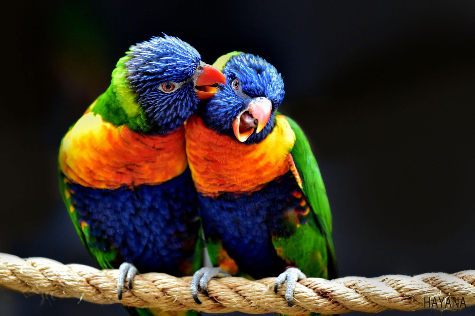
#> input picture Tutorials/Tutorial4_part1/bird.png, 475 x 316 px; the run also reads 1 picture not shown here
$ jupyter execute Tutorial4_part1.ipynb
#> lines starting #> are read from the running program, lines starting #| are printed output that depends on the picture; after the words box and inside, x2 and y2 are one past the last pixel; in counts of white or black regions, pixels touching at a corner belong together
# ECSE415 - Intro to Computer Vision
## Tutorial 4 - Feature Detection in OpenCV

## Histograms
- Image histograms refers to a histogram of the pixel intensity values of an image.
- A graph showing the number of pixels in an image at each different intensity value.
- For 8-bit grayscale there are 256 different possible intensities, thus the histogram will display the distribution of pixels amongst these values.
- Histograms of RGB images can be shown as either individual histograms of red, green and blue channels.
- Or a 3-D histogram with the three axes representing red, blue and green.

[cell 1]
####################
# IMAGE HISTOGRAMS #
####################
import cv2
import numpy as np
import matplotlib.pyplot as plt

# load the image
img = cv2.imread("bird.png")
#> img is the input picture: shape (316, 475, 3); mean B, G, R 39.5, 49.9, 58.9

# convert to grayscale
img_gray = cv2.cvtColor(img, cv2.COLOR_BGR2GRAY)
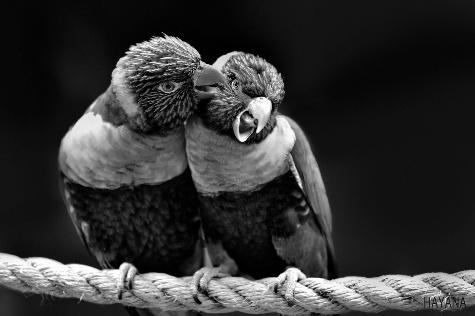
#> img_gray: shape (316, 475); min 0, max 255, mean 51.4

# compute histogram for grayscale image
# cv2.calcHist(image, channels, mask, histSize, ranges)
hist_gray = cv2.calcHist([img_gray], [0], None, [256], [0,256])
#> hist_gray = 256 values, max 10220 at index 17, min 7 at index 255, mean 586.3

# compute histogram for each RGB channel

hist_color = []
for i in range(0, img.shape[2]):
    hist_color.append(cv2.calcHist([img], [i], None, [256], [0,256]))
#> after the loop, hist_color = 3 items

print("Image pixel count = " + str(img.shape[0]*img.shape[1]))
#| Image pixel count = 150100
print("hist_gray pixel count = " + str(sum(hist_gray)))
#| hist_gray pixel count = [150100.]
print("hist_color[R] pixel count = " + str(sum(hist_color[0])))
#| hist_color[R] pixel count = [150100.]
print("hist_color[G] pixel count = " + str(sum(hist_color[1])))
#| hist_color[G] pixel count = [150100.]
print("hist_color[B] pixel count = " + str(sum(hist_color[2])))
#| hist_color[B] pixel count = [150100.]

# convert to RGB
img = cv2.cvtColor(img, cv2.COLOR_BGR2RGB)

# display image
plt.figure(figsize=(15,15))
plt.subplot(121), plt.imshow(img_gray, cmap="gray")
plt.title("Image Gray"), plt.xticks([]), plt.yticks([])
plt.subplot(122), plt.imshow(img)
plt.title("Image RGB"), plt.xticks([]), plt.yticks([])
plt.show()
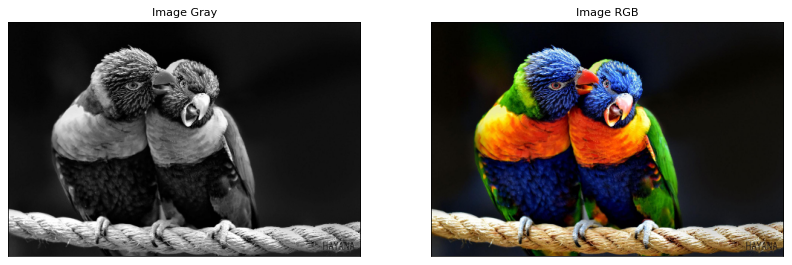
#> figure drawn by matplotlib, 2 panels

plt.figure(figsize=(15,5))
plt.subplot(121), plt.plot(hist_gray)
plt.title("Grayscale Histogram"), plt.xlim([0, 256])
plt.subplot(122)
colors = ['r', 'g', 'b']
for i in range(0, img.shape[2]):
    plt.plot(hist_color[i], color=colors[i])
plt.title("RGB Histogram"), plt.xlim([0,256])
plt.show()
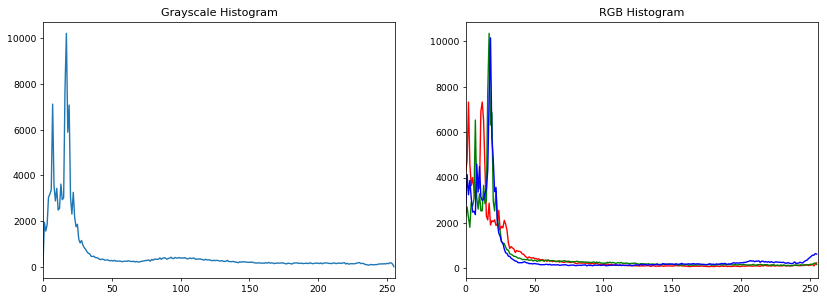
#> figure drawn by matplotlib, 2 panels; panel 1: curve peaks at x = 17, y = 10220; panel 2: curve peaks at x = 12, y = 7331; panel 2: curve peaks at x = 17, y = 10357; panel 2: curve peaks at x = 18, y = 10157


# [15 lines of commented-out code are left out]

## Template Matching
- A technique used in computer vision for finding a sub-image of a target image which matches a template image.
- Technique is used widely in object detection such as,
- Manufacturing (as a part of quality control),
- Robotics (a way to navigate)
- Medical imaging (finding abnormalities),
- Or as a way to detect edges in images.

[cell 2]
#####################
# TEMPLATE MATCHING #
#####################

# load image
img = cv2.imread("board.png")
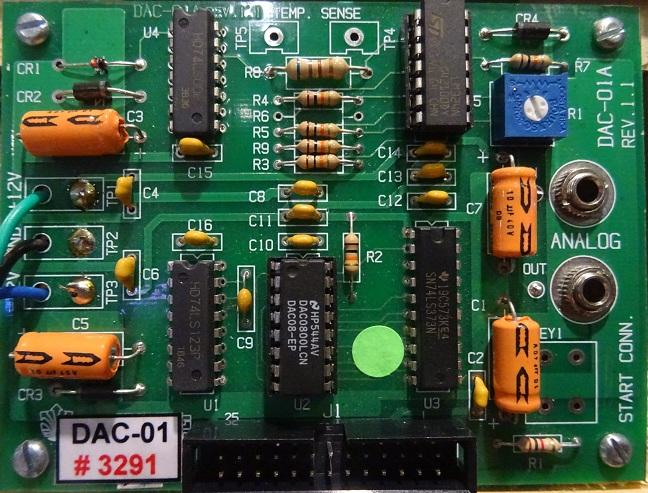
#> input picture Tutorials/Tutorial4_part1/board.png, 648 x 493 px
#> img is the input picture: shape (493, 648, 3); mean B, G, R 65.2, 85.9, 59.8
img = cv2.cvtColor(img, cv2.COLOR_BGR2RGB)
# create copy
img_disp = img.copy()

# Read a template from one of the resistors
temp = cv2.imread("template.png")
temp = cv2.cvtColor(temp, cv2.COLOR_BGR2RGB)

ht, wt = temp.shape[0:2]
#> ht = 17; wt = 44

# apply template matching
# cv2.matchTemplate(image, templ, method) → result
res = cv2.matchTemplate(img, temp, cv2.TM_CCOEFF_NORMED)
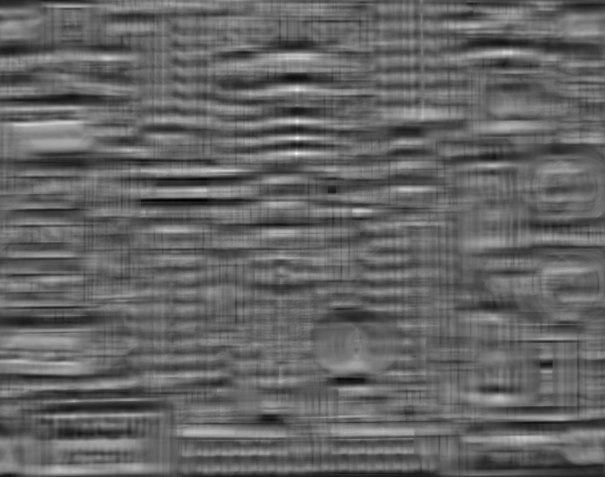
#> res: shape (477, 605) float32; min -0.654, max 1, mean 0.00125; drawn with min black and max white

# set a threshold
thres = 0.8
# find all points above threshold
loc = np.where(res >= thres)
#> loc = 13 positions, rows 89 to 154, columns 295 to 298
# loop though the points
for pt in zip(*loc[::-1]):
    # cv2.rectangle(img, pt1, pt2, color[, thickness[, lineType[, shift]]]) → None
    cv2.rectangle(img_disp, pt, (pt[0]+wt, pt[1]+ht), (255,255,0), 5)
#> this loop made 13 passes
#> pt on passes 1 to 12: (296, 89), (297, 89), (296, 121), (297, 121), (297, 137), (296, 138), (297, 138), (298, 138), (296, 152), (295, 153), (296, 153), (297, 153)
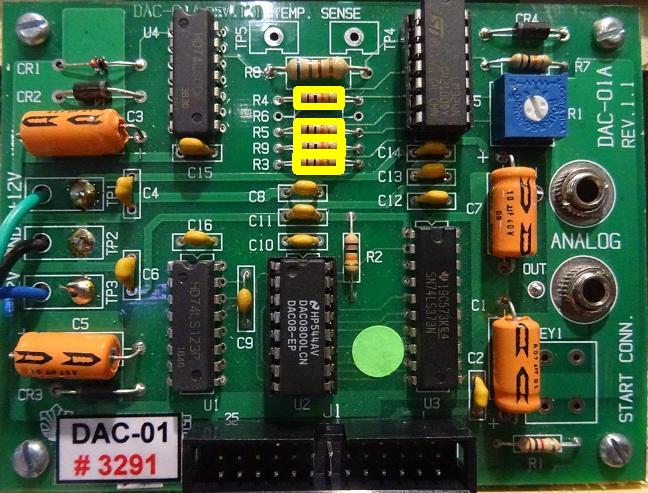
#> img_disp: shape (493, 648, 3); mean R, G, B 61.4, 87.5, 64.5

# display images
plt.figure(figsize=(20,20))
plt.subplot(131), plt.imshow(img)
plt.title("Input Image"), plt.xticks([]), plt.yticks([])
plt.subplot(132), plt.imshow(temp)
plt.title("Template Image"), plt.xticks([]), plt.yticks([])
plt.subplot(133), plt.imshow(img_disp)
plt.title("Matched Image"), plt.xticks([]), plt.yticks([])
plt.show()
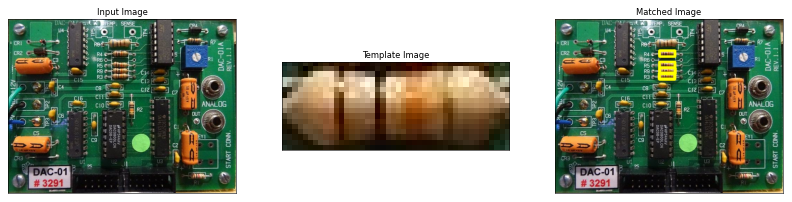
#> figure drawn by matplotlib, 3 panels

## Detour on Zip

[cell 3]
#######
# ZIP #
#######
x=[1,2,3,7]
y=[4,5,6,9]
for pt in zip(x,y):
    print(pt)

## Feature Detection and Description

[cell 4]
##########################
# HARRIS CORNER DETECTOR #
##########################

# load image as grayscale
img = cv2.imread("chessboard.png")
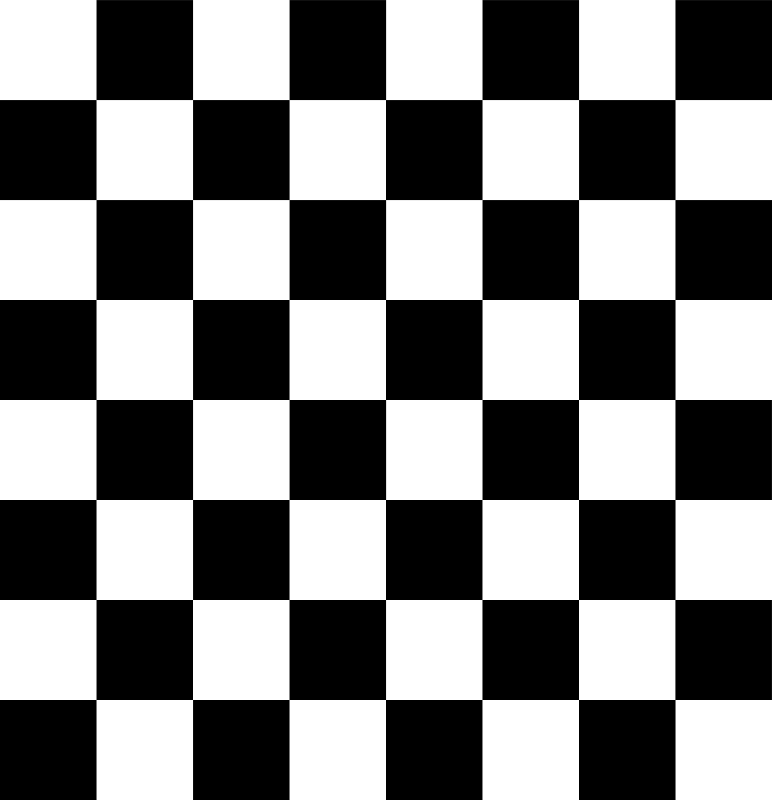
#> input picture Tutorials/Tutorial4_part1/chessboard.png, 772 x 800 px
#> img is the input picture: shape (800, 772, 3); min 0, max 255, mean 127.5
# copy image
img_disp = img.copy()
# convert to grayscale
img_gray = cv2.cvtColor(img, cv2.COLOR_RGB2GRAY)
#> img_gray: shape (800, 772)

# detect harris corners
# cv2.cornerHarris(src, neighborhoodsize, sobelKernelSize, Harris_k)
corners = cv2.cornerHarris(img_gray, 2, 3, 0.04)
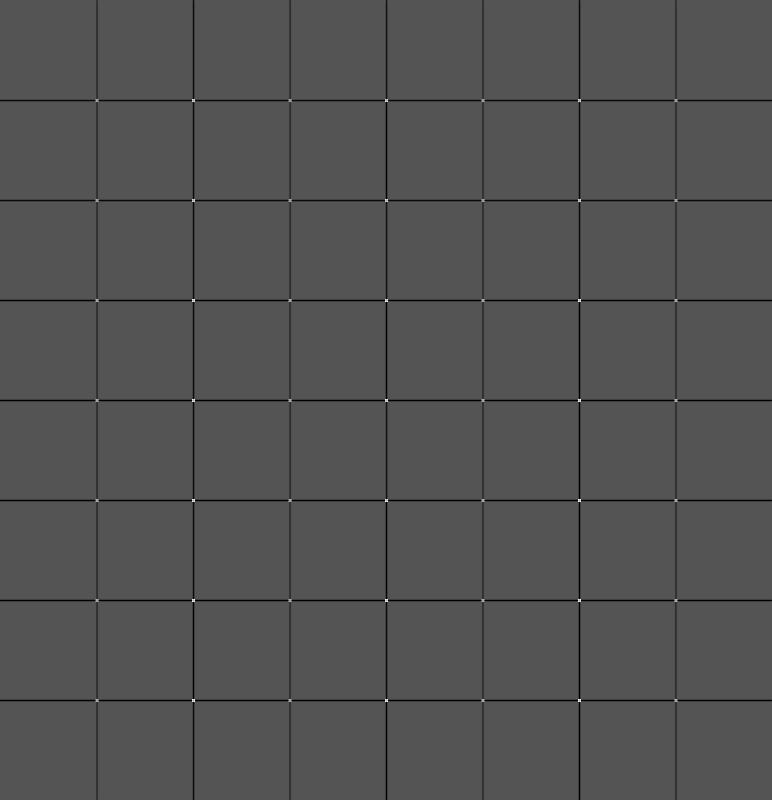
#> corners: shape (800, 772) float32; min -0.04, max 0.0811, mean -0.000833; drawn with min black and max white
# normalize corner map [0,1]
cv2.normalize(corners, corners, 0, 1, cv2.NORM_MINMAX)

# threshold for an optimal value
thres = 0.6
# list all points higher than threshold
loc = np.where(corners >= thres)
#> loc = 343 positions, rows 99 to 701, columns 96 to 676
# loop though points
for pt in zip(*loc[::-1]):
    # draw filled circle on each point
    # cv2.circle(img, center, radius, color[, thickness[, lineType[, shift]]]) → None
    cv2.circle(img_disp, pt, 15, (255,0,0), -1)
#> this loop made 343 passes
#> pt on passes 1 to 3: (96, 99), (97, 99), (192, 99)
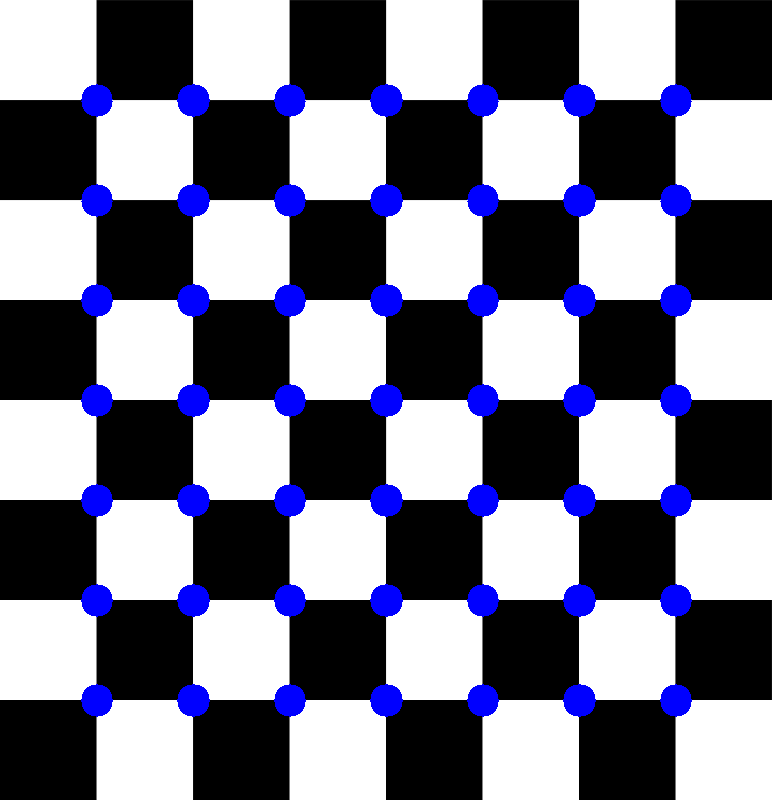
#> img_disp: shape (800, 772, 3); 6.49% of pixels changed, all inside (x1, y1, x2, y2) = (81, 84, 692, 717)

# display images
plt.figure(figsize=(10,10))
plt.subplot(121), plt.imshow(img)
plt.title("Input Image"), plt.xticks([]), plt.yticks([])
plt.subplot(122), plt.imshow(img_disp)
plt.title("Harris Corners"), plt.xticks([]), plt.yticks([])
plt.show()
#> figure, not shown here; B, G, R data is drawn as R, G, B
